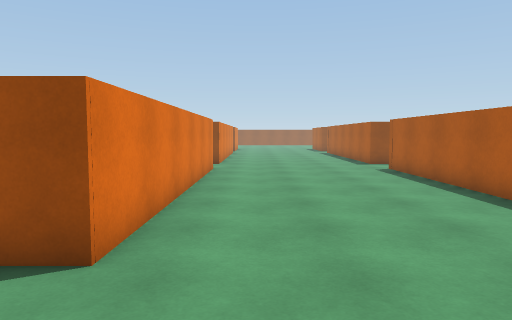
[1] (above)

23 first-person views from a walk through a scene from a Unity 3-D project. The camera is 1.4 m above the floor, tilts 4° down and sees 70° across. The floor is counted in squares, 1 m on a side. Each view is taken from the middle of a square. On the plan, view 1 faces up. The plan holds only what a view shows up to about 16 squares ahead; the rest is blank. The place goes on beyond the plan. The player character is not drawn.

[2]
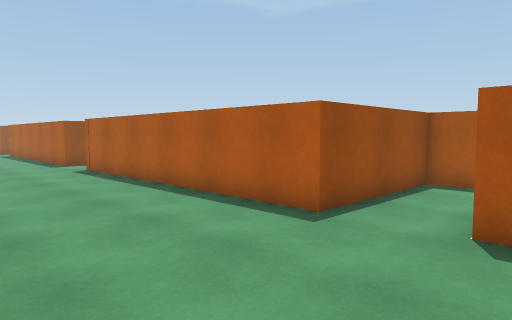

[3]
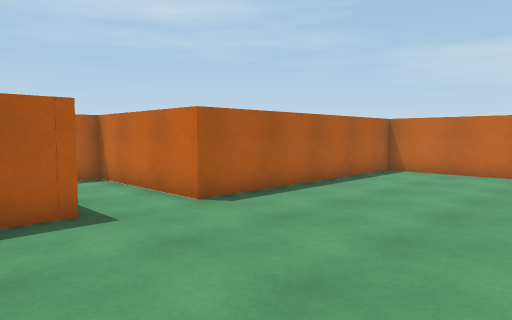

[4]
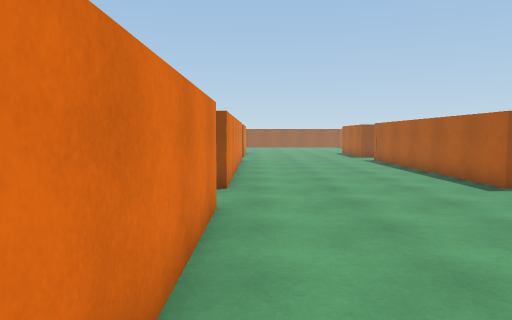

[5]
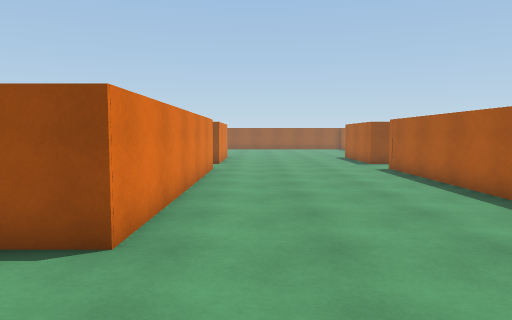

[6]
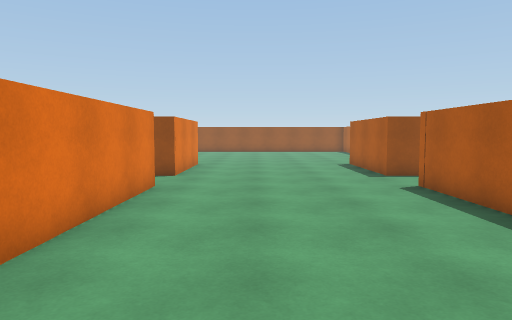

[7]
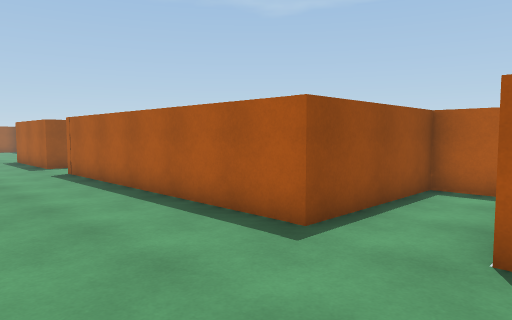

[8]
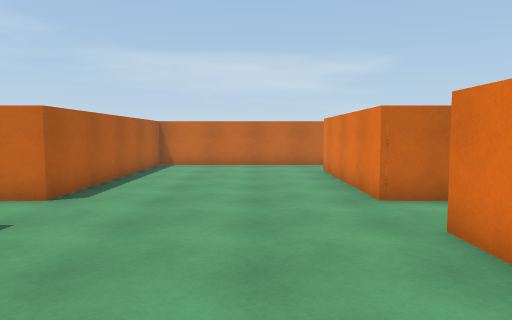

[9]
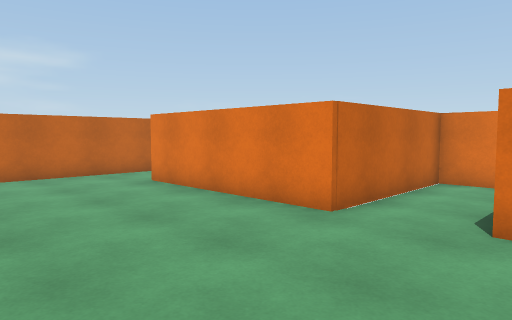

[10]
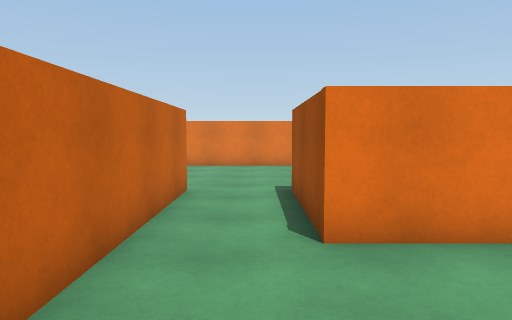

[11]
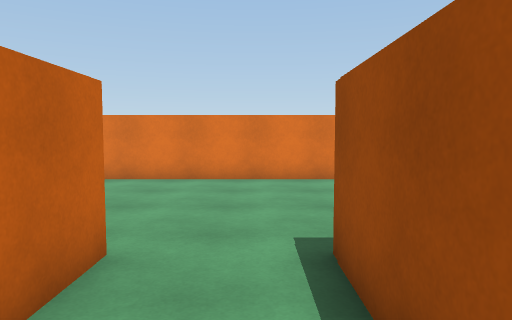

[12]
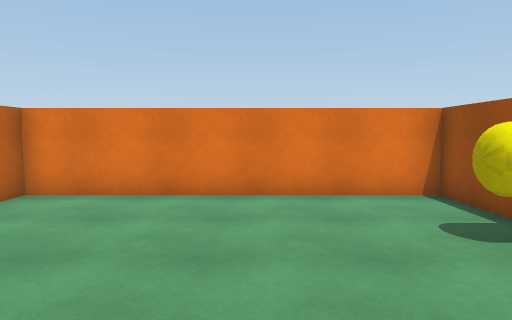

[13]
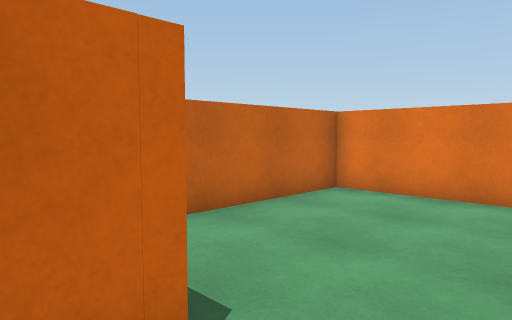

[14]
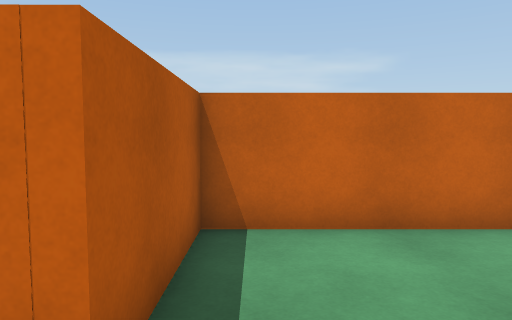

[15]
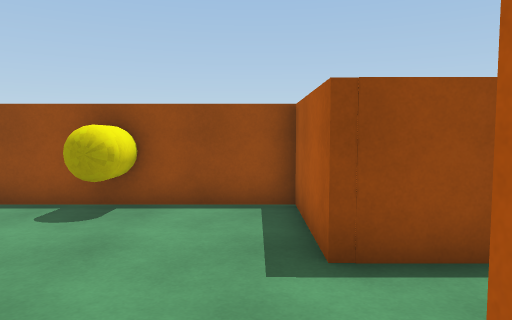

[16]
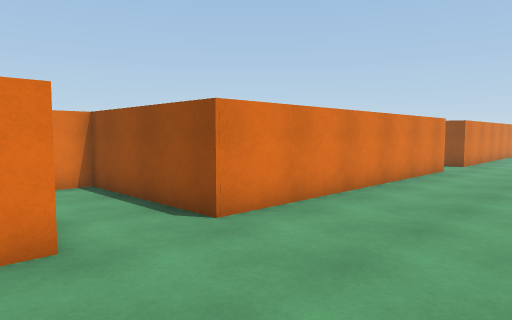

[17]
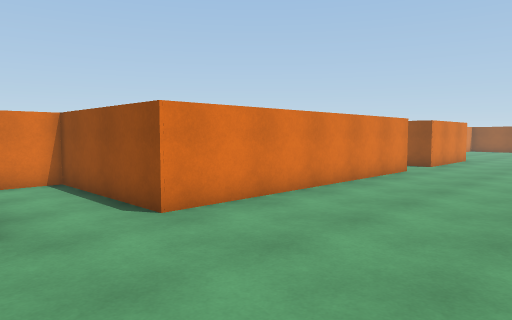

[18]
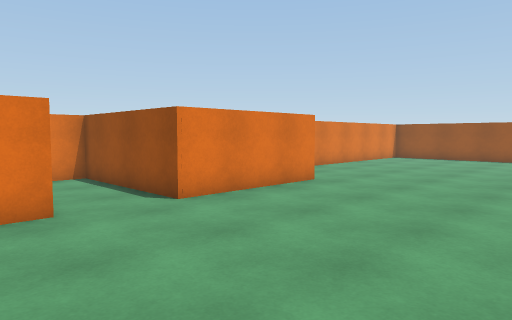

[19]
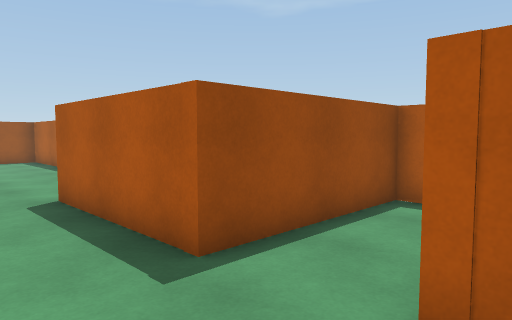

[20]
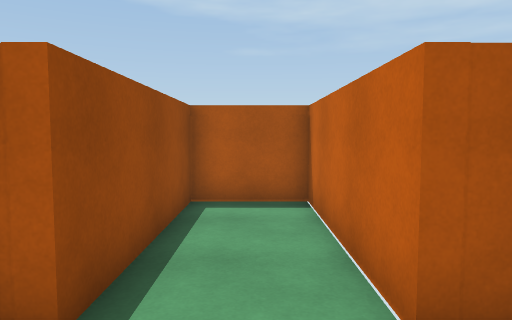

[21]
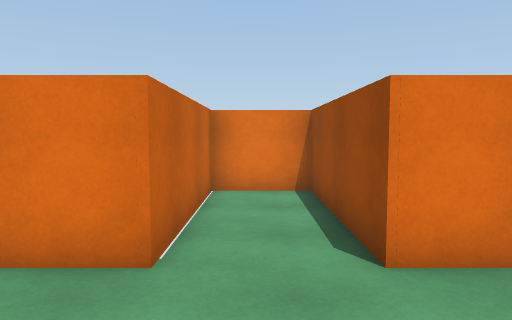

[22]
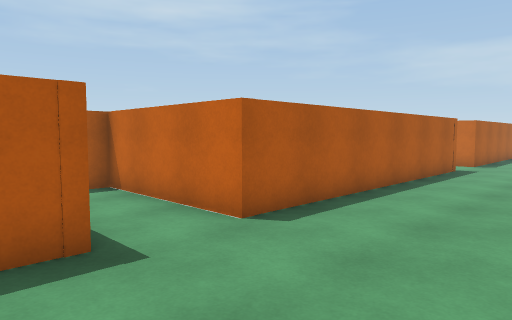

[23]
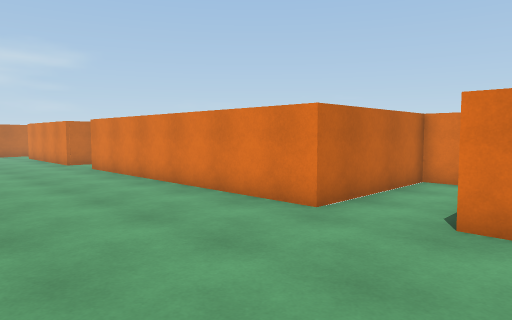

### Floor plan
Points are (right, up) in squares from view 1. A wall is a line through its corners. A room is listed if a view was taken in it or the views show most of it. See-through windows are left out.
Room 1 (views 1, 2, 3, 4, 5, 6, 7, 8, 9, 10, 16, 17, 18, 19, 20, 21, 22, 23)
walls: (-1.7, 34.5) (-1.7, 30.4) (-7, 30.4) (-7, 27.9) (-1.7, 27.9) (-1.7, 17.4) (-7, 17.4) (-7, 14.9) (-1.7, 14.9) (-1.7, 3.8) (-7, 3.8) (-7, 1.3) (-1.7, 1.3) (-1.7, -5.1); (-0.5, -7.7) (5.4, -7.7) (5.4, 1.3) (10.6, 1.3) (10.6, 3.8) (5.4, 3.8) (5.4, 14.9) (10.6, 14.9) (10.6, 17.4) (5.4, 17.4) (5.4, 27.9) (10.6, 27.9) (10.6, 30.4) (5.4, 30.4) (5.4, 34.5)
ways out: opening at (-1.5, -6.5) to room 2
Room 2 (views 11, 12, 13, 14, 15)
walls: (-1.7, -5.1) (-6.2, -5.1) (-6.2, -1.8) (-13.4, -1.8) (-13.4, -11.3) (-6.2, -11.3) (-6.2, -7.7) (-0.5, -7.7)
ways out: opening at (-1.5, -6.5) to room 1
objects: other object (-10, -3) to (-10, -2)

Where each view was taken, in squares from view 1:
view 1: 0 up, 0 right, facing up
view 2: 0 up, 0 right, facing up-right
view 3: 6 up, 1 left, facing down-right
view 4: 8 up, 1 left, facing up
view 5: 13 up, 0 right, facing up
view 6: 18 up, 1 right, facing up
view 7: 14 up, 1 right, facing up-right
view 8: 9 up, 1 right, facing down
view 9: 5 up, 4 right, facing down-left
view 10: 6 down, 3 right, facing left
view 11: 6 down, 2 left, facing left
view 12: 6 down, 5 left, facing left
view 13: 6 down, 5 left, facing down-left
view 14: 6 down, 7 left, facing down
view 15: 9 down, 7 left, facing up
view 16: 0 up, 3 right, facing up-left
view 17: 14 up, 4 right, facing up-left
view 18: 26 up, 5 right, facing up-left
view 19: 27 up, 3 right, facing up-right
view 20: 29 up, 3 right, facing right
view 21: 29 up, 2 right, facing left
view 22: 19 up, 1 right, facing down-right
view 23: 19 up, 4 right, facing down-left
